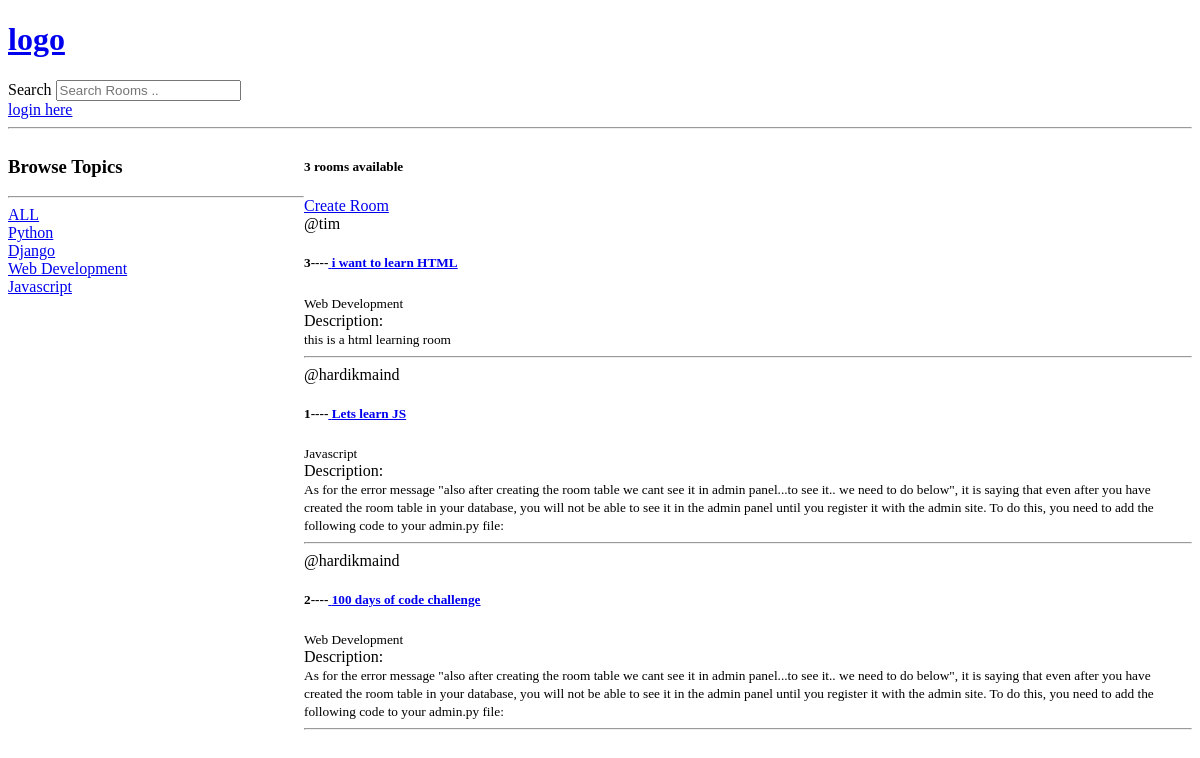
Before: / with the older database file.
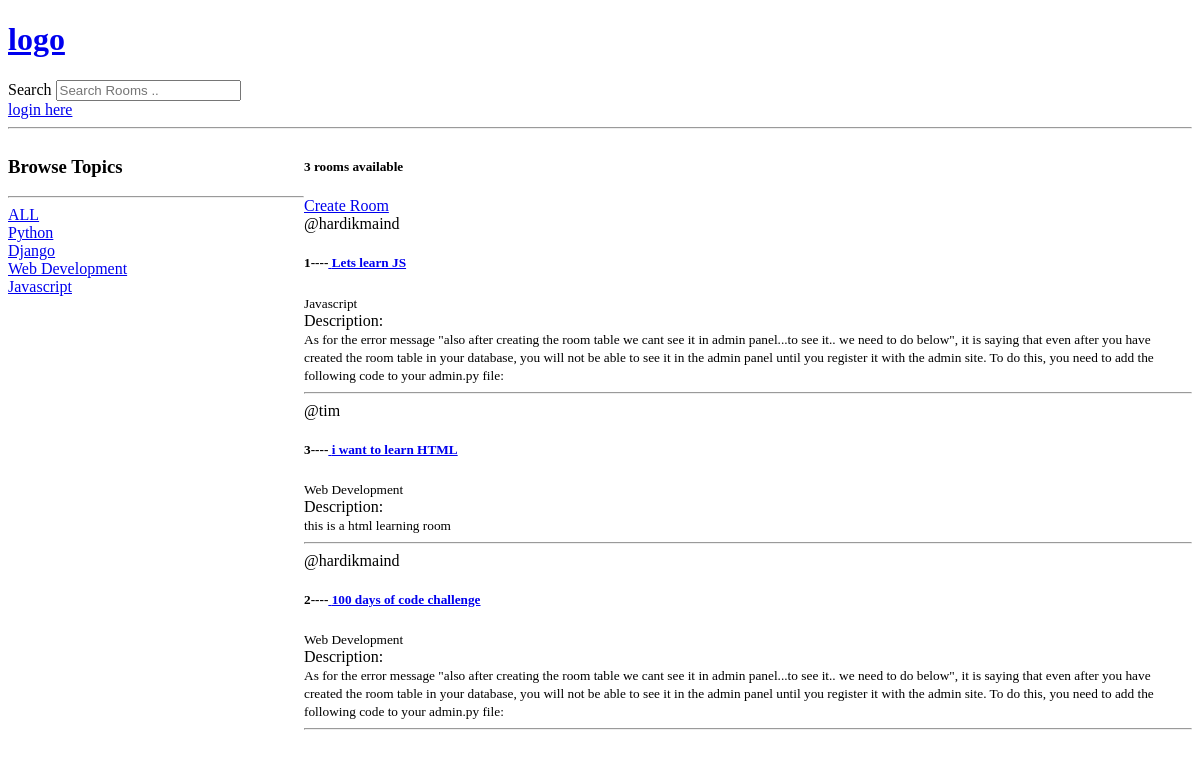
After: the same page with the newer database file.
### base/models.py (models this page shows, shortened)
class Topic(models.Model):
    name = models.CharField(max_length=200)

class Room(models.Model):
    host = models.ForeignKey(User, null=True, on_delete=models.SET_NULL)
    name = models.CharField(max_length=200)
    description = models.TextField(null=True, blank=True)
    participants = models.ManyToManyField(User,related_name='participants', blank=True)
    updated = models.DateTimeField(auto_now=True)
    created = models.DateTimeField(auto_now_add=True)
    topic = models.ForeignKey(Topic, null=True, on_delete=models.SET_NULL)
    class Meta:
        ordering = ['-updated', '-created']

### base/views.py (the view)
# urls.py: path('', views.home,name="home"),   #when the user goes to the home page, the home function is called..which is in the views.py file
def home(request):
    q = request.GET.get('query') if request.GET.get('query') != None else ''
    rooms = Room.objects.filter(Q(topic__name__icontains=q) | Q(
        name__icontains=q) | Q(description__icontains=q))
    room_count = rooms.count()
    topics = Topic.objects.all()
    context = {'rooms': rooms, 'topics': topics, 'room_count': room_count}
    return render(request, 'base/home.html', context)

### base/templates/base/home.html (shortened to what this page needs)
{% extends 'main.html' %} {% block content %}
<div class="home-container">
  <div>
    <h3>Browse Topics</h3>
    <hr />
    <div>
      <a href="{% url 'home' %}"> ALL </a>
    </div>
    {% for x in topics %}
    <div>
      <a href="{% url 'home' %}?query={{x.name}}">
        {{x.name}}
      </a>
    </div>
    {% endfor %}
  </div>
  <div>
    <h5>{{room_count}} rooms available</h5>
    <a href="{% url 'create-room' %}">Create Room</a>
    <div>
      {% for room in rooms %}
      <div>
        <span>@{{room.host.username}}</span>
        <h5>
          {{room.id}}----<a href="{% url 'room' room.id %}"> {{room.name}}</a>
        </h5>
        <small> {{room.topic.name}} </small>
        <div>Description:</div>
        <small> {{room.description}} </small>
        <hr />
      </div>
      {% endfor %}
    </div>
  </div>
</div>
{% endblock %}

### templates/main.html (shortened to what this page needs)
<!DOCTYPE html>
<html lang="en">
<head>
</head>
<body>
    {%  include 'navbar.html' %}
    {% block content %}
    {% endblock %}
</body>
</html>

### templates/navbar.html
    <a href="/">
        <h1>logo</h1>
    </a>
    <form method="GET" action="{% url 'home' %}">
        <label for="search">Search</label>
        <input type="text" name="query" placeholder="Search Rooms ..">
    </form>
    {% if request.user.is_authenticated %}
    <p>Hello {{request.user}}</p>
    <a href="{% url 'logout' %}">Logout</a>
    {% else %}
    <a href="{% url 'login' %}">login here</a>
    {% endif %}
    <hr>

### base/templates/base/home.html (style rules this page uses)
.home-container { display: grid; grid-template-columns: 1fr 3fr; }

Changed rows visible on the page:
changed Room "Lets learn JS": moves up the list
